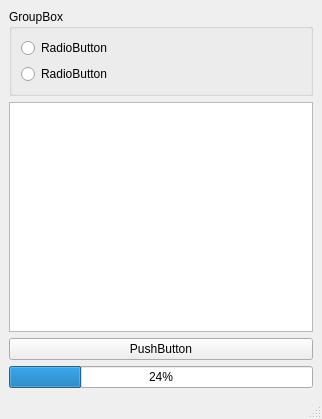
<?xml version="1.0" encoding="UTF-8"?>
<ui version="4.0">
 <class>MainWindow</class>
 <widget class="QMainWindow" name="MainWindow">
  <property name="geometry">
   <rect>
    <x>0</x>
    <y>0</y>
    <width>322</width>
    <height>419</height>
   </rect>
  </property>
  <property name="windowTitle">
   <string>MainWindow</string>
  </property>
  <widget class="QWidget" name="centralwidget">
   <layout class="QGridLayout" name="gridLayout">
    <item row="0" column="0">
     <widget class="QGroupBox" name="groupBox">
      <property name="title">
       <string>GroupBox</string>
      </property>
      <layout class="QVBoxLayout" name="verticalLayout">
       <item>
        <widget class="QRadioButton" name="radioButton">
         <property name="text">
          <string>RadioButton</string>
         </property>
        </widget>
       </item>
       <item>
        <widget class="QRadioButton" name="radioButton_2">
         <property name="text">
          <string>RadioButton</string>
         </property>
        </widget>
       </item>
      </layout>
     </widget>
    </item>
    <item row="1" column="0">
     <widget class="QListWidget" name="Mylist"/>
    </item>
    <item row="2" column="0">
     <widget class="QPushButton" name="MyButton">
      <property name="text">
       <string>PushButton</string>
      </property>
      <property name="checkable">
       <bool>false</bool>
      </property>
      <property name="checked">
       <bool>false</bool>
      </property>
     </widget>
    </item>
    <item row="3" column="0">
     <widget class="QProgressBar" name="MyprogressBar">
      <property name="value">
       <number>24</number>
      </property>
     </widget>
    </item>
   </layout>
  </widget>
  <widget class="QMenuBar" name="menubar">
   <property name="geometry">
    <rect>
     <x>0</x>
     <y>0</y>
     <width>322</width>
     <height>22</height>
    </rect>
   </property>
  </widget>
  <widget class="QStatusBar" name="statusbar"/>
 </widget>
 <resources/>
 <connections/>
</ui>
